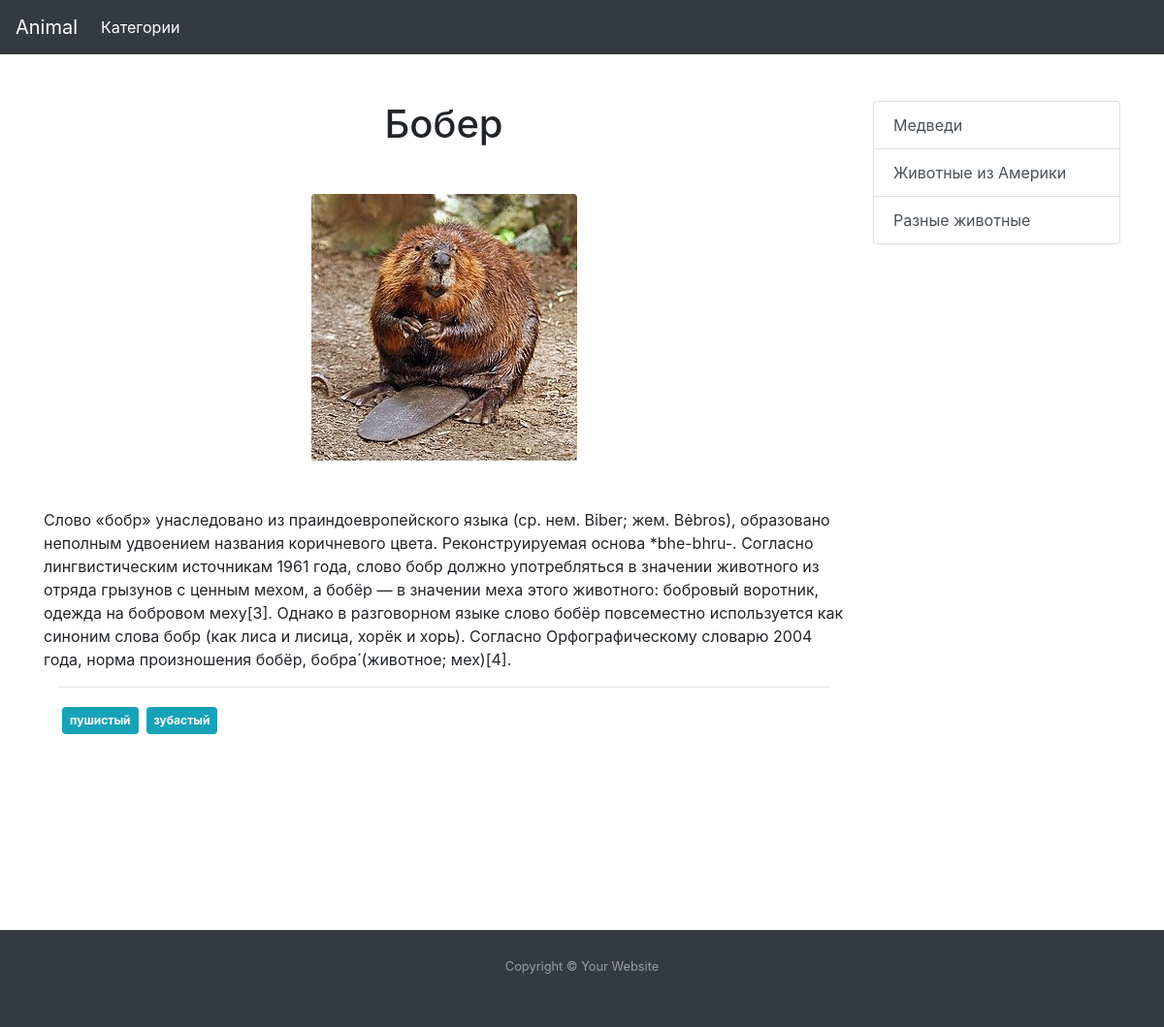
Screenshot of /article.php?id=31 with the database file from the repository.
### tables this page shows
CREATE TABLE `info` (
  `id` int(11) NOT NULL,
  `title` varchar(255) NOT NULL,
  `category` int(11) NOT NULL,
  `descr_min` text NOT NULL,
  `description` text NOT NULL,
  `image` varchar(500) DEFAULT NULL
);

CREATE TABLE `tag` (
  `id` int(11) NOT NULL,
  `tag` varchar(50) NOT NULL,
  `post` int(5) NOT NULL
);

CREATE TABLE `category` (
  `id` int(11) NOT NULL,
  `category` varchar(255) NOT NULL,
  `slug` varchar(255) NOT NULL,
  `image` text NOT NULL,
  `description` text NOT NULL
);

### core/functions.php (called while the page is built, shortened)
<?php
function select_article ($conn) {
    $sql = "SELECT * FROM info WHERE id=".$_GET['id'];
    $result = mysqli_query($conn, $sql);
    if (mysqli_num_rows($result) > 0) {
        $row = mysqli_fetch_assoc($result);
        return $row;
    }
    return false;
}
function get_article_tags ($conn) {
    $sql = "SELECT * FROM tag WHERE post=".$_GET['id'];
    $result = mysqli_query($conn, $sql);
    $a = array();
    if (mysqli_num_rows($result) > 0) {
        while($row = $result->fetch_assoc()) {
            $a[] = $row;
        }
    }
    return $a;
}
function get_all_cat_info ($conn) {
    $sql = "SELECT * FROM category";
    $result = mysqli_query($conn, $sql);
    $a = array();
    if (mysqli_num_rows($result) > 0) {
        while($row = $result->fetch_assoc()) {
            $a[] = $row;
        }
    }
    return $a;
}

### template/header.php (called while the page is built, shortened)
<?php
require_once('core/functions.php');
$conn = connect();
$cat = get_all_cat_info($conn);
require_once('template/header_html.php');
?>

### article.php (the view, shortened to what this page needs)
<?php
require_once('template/header.php');
$data = select_article($conn);
$tag = get_article_tags($conn);
?>
<div class="container">
    <div class="row">
        <div class="col-lg-9">
            <div class="row">
                <div class="col-lg-12">
                    <?php
                    $out = '';
                    $out .="<h1 class='text-center mt-5'>{$data['title']}</h1>";
                    $out .="<img src='./images/{$data['image']}' class='img-fluid rounded mx-auto d-block mt-5 mb-5'>";
                    $out .="<div>{$data['description']}</div>";
                    echo $out;
                    ?>
                </div>
            </div>
            <div class="col-lg-12">
                <?php
                    echo '<hr>';
                    for ($i=0; $i < count($tag); $i++){
                    echo "<a href='./tag.php?tag={$tag[$i]['tag']}' class='badge badge-info m-1 p-2' style='padding: 5px;'>{$tag[$i]['tag']}</a>";
                    }
                ?>
            </div>
        </div>
        <div class="col-lg-3">
            <?php require_once('template/nav.php') ?>
        </div>
        </div>
    </div>
</div>
<?php
require_once('template/footer.php');
?>

### template/nav.php
<?php
    $out = '<div class="list-group mt-5">';
    for ($i = 0; $i < count($cat); $i++) {
        $out .= '<a class="list-group-item list-group-item-action" href="./category.php?id='.$cat[$i]['id'].'">'.$cat[$i]['description'].'</a>';
    }
    echo $out;
    echo '</div>';
?>

### css/style.css (style rules this page uses)
* { margin: 0; padding: 0; }
html, body { height: 100%; }

### rows the page displays
info: title "Бобер", image (picture), description "Слово «бобр» унаследовано из праиндоевропейского языка (ср. нем. Biber; жем. Bėbros), образовано неполным удвоением названия коричневого цвета. Реконструируемая основа *bhe-bhru-. Согласно лингвистическим источникам 1961 года, слово бобр должно употребляться в значении животного из отряда грызунов с ценным мехом, а бобёр — в значении меха этого животного: бобровый воротник, одежда на бобровом меху[3]. Однако в разговорном языке слово бобёр повсеместно используется как синоним слова бобр (как лиса и лисица, хорёк и хорь). Согласно Орфографическому словарю 2004 года, норма произношения бобёр, бобра́ (животное; мех)[4]."
tag: tag "пушистый"
tag: tag "зубастый"
category: description "Медведи"
category: description "Животные из Америки"
category: description "Разные животные"
